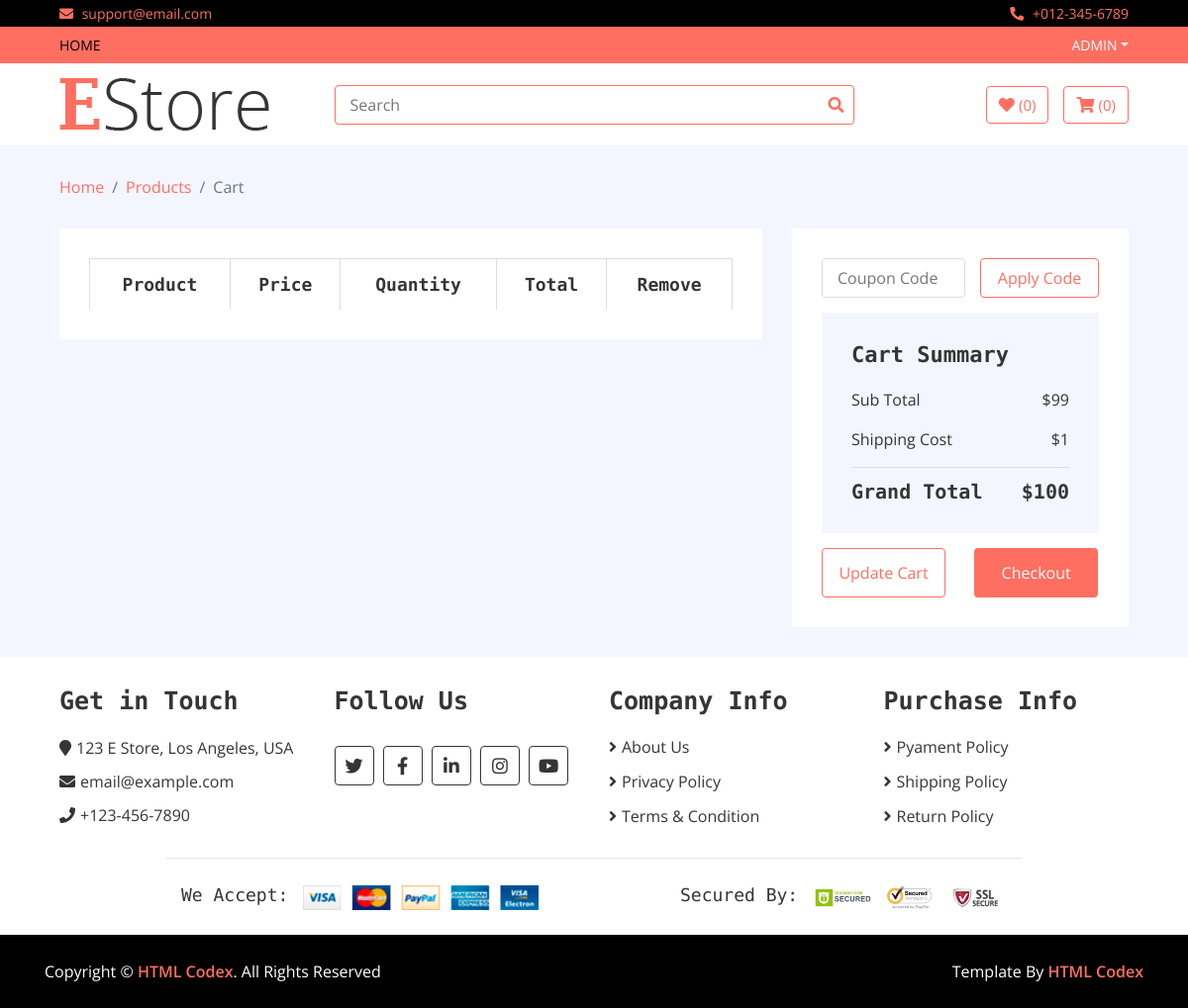
Before: /cart (signed in) with the older database file.
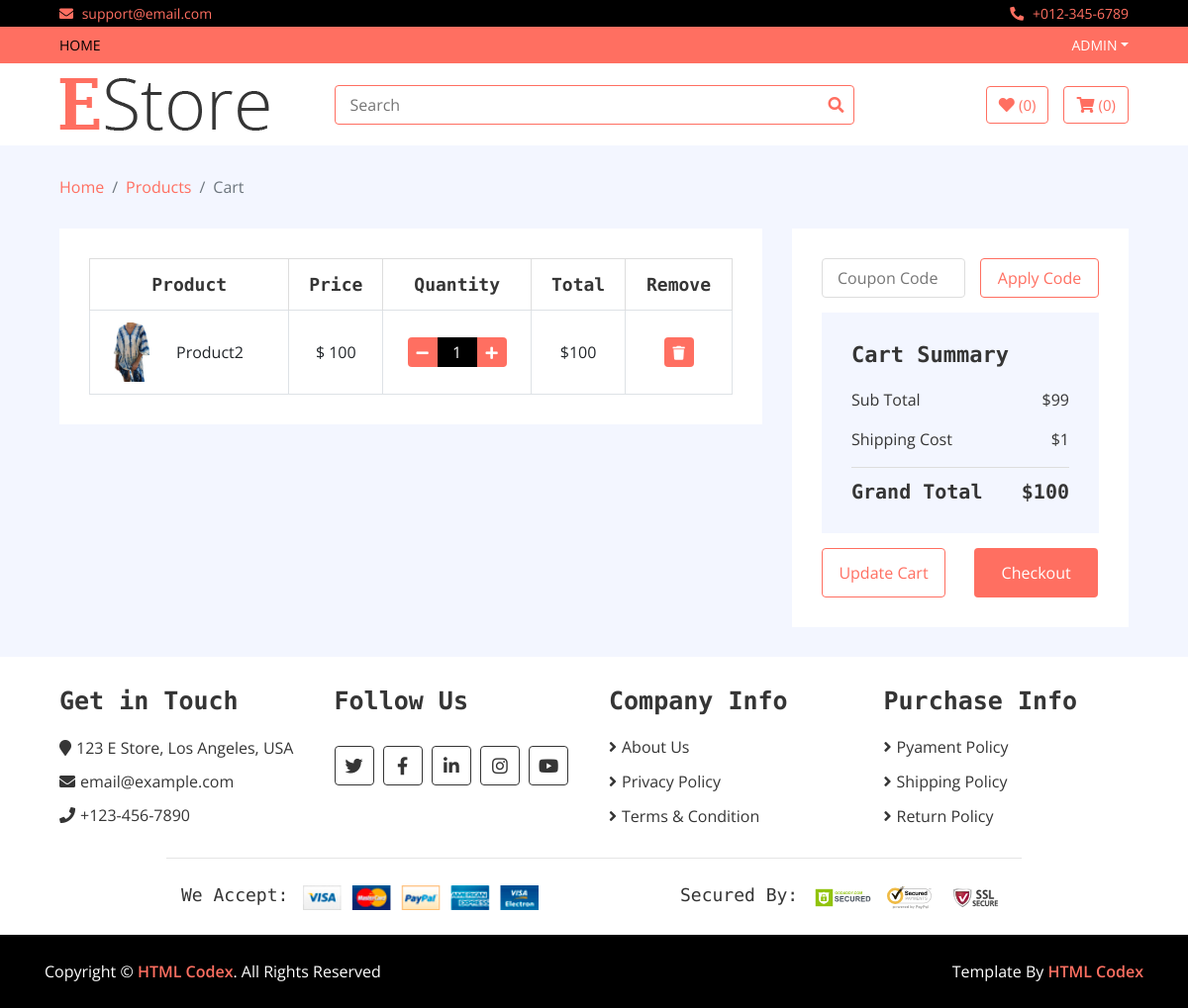
After: the same page with the newer database file.
### home/models.py (models this page shows, shortened)
class Cart(models.Model):
    username = models.CharField(max_length=300)
    slug = models.CharField(max_length=500)
    items = models.ForeignKey(Product,on_delete=models.CASCADE)
    quantity = models.IntegerField()
    total = models.IntegerField()
    date = models.DateTimeField(auto_now_add=True)

class Product(models.Model):
    name = models.CharField(max_length=300)
    slug = models.CharField(max_length=500,unique=True)
    image = models.ImageField(upload_to='media')
    price = models.IntegerField()
    discounted_price = models.IntegerField(default=0)
    description = models.TextField(blank=True)
    specification = models.TextField(blank = True)
    category =models.ForeignKey(Category,on_delete=models.CASCADE)
    subcategory = models.ForeignKey(SubCategory, on_delete=models.CASCADE)
    brand = models.ForeignKey(Brand, on_delete=models.CASCADE)
    labels = models.CharField(choices=LABELS,max_length=50)
    stock = models.CharField(choices=STOCK,max_length=50)

### home/views.py (the view)
# urls.py: path('cart', CartView.as_view(), name='cart'),
class CartView(BaseView):
    def get(self,request):
        username = request.user.username
        self.views['view_cart'] = Cart.objects.filter(username = username)
        return render(request,'cart.html',self.views)

### templates/cart.html (shortened to what this page needs)
{% extends 'base.html' %}
{% load static %}
{% block content %}
        <div class="breadcrumb-wrap">
            <div class="container-fluid">
                <ul class="breadcrumb">
                    <li class="breadcrumb-item"><a href="#">Home</a></li>
                    <li class="breadcrumb-item"><a href="#">Products</a></li>
                    <li class="breadcrumb-item active">Cart</li>
                </ul>
            </div>
        </div>
        <div class="cart-page">
            <div class="container-fluid">
                <div class="row">
                    <div class="col-lg-8">
                        <div class="cart-page-inner">
                            <div class="table-responsive">
                                <table class="table table-bordered">
                                    <thead class="thead-dark">
                                        <tr>
                                            <th>Product</th>
                                            <th>Price</th>
                                            <th>Quantity</th>
                                            <th>Total</th>
                                            <th>Remove</th>
                                        </tr>
                                    </thead>
                                    <tbody class="align-middle">
                                    {% for cart in view_cart %}
                                        <tr>
                                            <td>
                                                <div class="img">
                                                    <a href="#"><img src="{{cart.items.image.url}}" alt="Image"></a>
                                                    <p>{{cart.items.name}}</p>
                                                </div>
                                            </td>
                                            <td>${% if cart.items.discounted_price > 0 %}
                                            {{ cart.items.discounted_price }}
                                            {% else %}
                                            {{cart.items.price}}
                                            {% endif %}</td>
                                            <td>
                                                <div class="qty">
                                                    <a href = "/reduce_quantity/{{cart.slug}}"><button class="btn-minus"><i class="fa fa-minus"></i></button></a>
                                                    <input type="text" value="{{cart.quantity}}">
                                                    <a href = "/add_cart/{{cart.slug}}"><button class="btn-plus"><i class="fa fa-plus"></i></button></a>
                                                </div>
                                            </td>
                                            <td>${{cart.total}}</td>
                                            <td><a href = "/delete_cart/{{cart.slug}}"><button><i class="fa fa-trash"></i></button></a></td>
                                        </tr>
                                        {% endfor %}
                                    </tbody>
                                </table>
                            </div>
                        </div>
                    </div>
                    <div class="col-lg-4">
                        <div class="cart-page-inner">
                            <div class="row">
                                <div class="col-md-12">
                                    <div class="coupon">
                                        <input type="text" placeholder="Coupon Code">
                                        <button>Apply Code</button>
                                    </div>
                                </div>
                                <div class="col-md-12">
                                    <div class="cart-summary">
                                        <div class="cart-content">
                                            <h1>Cart Summary</h1>
                                            <p>Sub Total<span>$99</span></p>
                                            <p>Shipping Cost<span>$1</span></p>
                                            <h2>Grand Total<span>$100</span></h2>
                                        </div>
                                        <div class="cart-btn">
                                            <button>Update Cart</button>
                                            <button>Checkout</button>
                                        </div>
                                    </div>
                                </div>
                            </div>
                        </div>
                    </div>
                </div>
            </div>
        </div>
        {% endblock %}

### templates/base.html (shortened to what this page needs)
<!DOCTYPE html>
{% load static %}
<html lang="en">
    <head>
        <link href="https://stackpath.bootstrapcdn.com/bootstrap/4.4.1/css/bootstrap.min.css" rel="stylesheet">
        <link href="https://cdnjs.cloudflare.com/ajax/libs/font-awesome/5.10.0/css/all.min.css" rel="stylesheet">
        <link href="{% static 'lib/slick/slick.css' %}" rel="stylesheet">
        <link href="{% static 'lib/slick/slick-theme.css' %}" rel="stylesheet">
        <link href="{% static 'css/style.css' %}" rel="stylesheet">
    </head>
    <body>
        <div class="top-bar">
            <div class="container-fluid">
                <div class="row">
                    <div class="col-sm-6">
                        <i class="fa fa-envelope"></i>
                        support@email.com
                    </div>
                    <div class="col-sm-6">
                        <i class="fa fa-phone-alt"></i>
                        +012-345-6789
                    </div>
                </div>
            </div>
        </div>
        <div class="nav">
            <div class="container-fluid">
                <nav class="navbar navbar-expand-md bg-dark navbar-dark">
                    <div class="collapse navbar-collapse justify-content-between" id="navbarCollapse">
                        <div class="navbar-nav mr-auto">
                            <a href="/" class="nav-item nav-link active">Home</a>
                        </div>
                        <div class="navbar-nav ml-auto">
                            {% if user.is_authenticated %}
                            <div class="nav-item dropdown">
                                <a href="#" class="nav-link dropdown-toggle" data-toggle="dropdown">{{user.username}}</a>
                            </div>
                            {% endif %}
                        </div>
                    </div>
                </nav>
            </div>
        </div>
        <div class="bottom-bar">
            <div class="container-fluid">
                <div class="row align-items-center">
                    <div class="col-md-3">
                        <div class="logo">
                            <a href="index.html">
                                <img src="img/logo.png" alt="Logo">
                            </a>
                        </div>
                    </div>
                    <div class="col-md-6">
                        <form method = 'GET' action = "/search_product">
                        <div class="search">
                            <input name = "query" type="text" placeholder="Search">
                            <button type = "submit"><i class="fa fa-search"></i></button>
                        </div>
                        </form>
                    </div>
                    <div class="col-md-3">
                        <div class="user">
                            <a href="wishlist.html" class="btn wishlist">
                                <i class="fa fa-heart"></i>
                                <span>(0)</span>
                            </a>
                            <a href="cart.html" class="btn cart">
                                <i class="fa fa-shopping-cart"></i>
                                <span>(0)</span>
                            </a>
                        </div>
                    </div>
                </div>
            </div>
        </div>
{% block content %}
{% endblock %}
        <div class="footer">
            <div class="container-fluid">
                <div class="row">
                    <div class="col-lg-3 col-md-6">
                        <div class="footer-widget">
                            <h2>Get in Touch</h2>
                            <div class="contact-info">
                                <p><i class="fa fa-map-marker"></i>123 E Store, Los Angeles, USA</p>
                                <p><i class="fa fa-envelope"></i>email@example.com</p>
                                <p><i class="fa fa-phone"></i>+123-456-7890</p>
                            </div>
                        </div>
                    </div>
                    <div class="col-lg-3 col-md-6">
                        <div class="footer-widget">
                            <h2>Follow Us</h2>
                            <div class="contact-info">
                                <div class="social">
                                    <a href=""><i class="fab fa-twitter"></i></a>
                                    <a href=""><i class="fab fa-facebook-f"></i></a>
                                    <a href=""><i class="fab fa-linkedin-in"></i></a>
                                    <a href=""><i class="fab fa-instagram"></i></a>
                                    <a href=""><i class="fab fa-youtube"></i></a>
                                </div>
                            </div>
                        </div>
                    </div>
                    <div class="col-lg-3 col-md-6">
                        <div class="footer-widget">
                            <h2>Company Info</h2>
                            <ul>
                                <li><a href="#">About Us</a></li>
                                <li><a href="#">Privacy Policy</a></li>
                                <li><a href="#">Terms & Condition</a></li>
                            </ul>
                        </div>
                    </div>
                    <div class="col-lg-3 col-md-6">
                        <div class="footer-widget">
                            <h2>Purchase Info</h2>
                            <ul>
                                <li><a href="#">Pyament Policy</a></li>
                                <li><a href="#">Shipping Policy</a></li>
                                <li><a href="#">Return Policy</a></li>
                            </ul>
                        </div>
                    </div>
                </div>
                <div class="row payment align-items-center">
                    <div class="col-md-6">
                        <div class="payment-method">
                            <h2>We Accept:</h2>
                            <img src="img/payment-method.png" alt="Payment Method" />
                        </div>
                    </div>
                    <div class="col-md-6">
                        <div class="payment-security">
                            <h2>Secured By:</h2>
                            <img src="img/godaddy.svg" alt="Payment Security" />
                            <img src="img/norton.svg" alt="Payment Security" />
                            <img src="img/ssl.svg" alt="Payment Security" />
                        </div>
                    </div>
                </div>
            </div>
        </div>
        <div class="footer-bottom">
            <div class="container">
                <div class="row">
                    <div class="col-md-6 copyright">
                        <p>Copyright &copy; <a href="https://htmlcodex.com">HTML Codex</a>. All Rights Reserved</p>
                    </div>
                    <div class="col-md-6 template-by">
                        <p>Template By <a href="https://htmlcodex.com">HTML Codex</a></p>
                    </div>
                </div>
            </div>
        </div>
    </body>
</html>

Changed rows visible on the page:
added Cart: items.image (picture), items.name "Product2", items.discounted_price "100", quantity "1", total "100"
